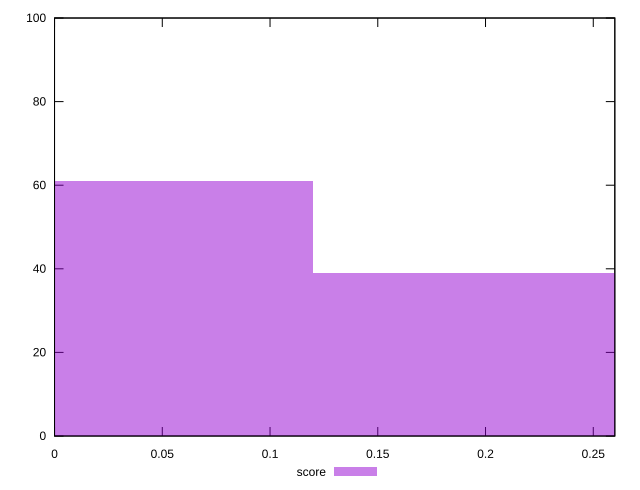

This figure's gnuplot source:
reset

$score <<EOF
0 61
0.24033204778327927 39
EOF

set key outside below
set boxwidth 0.24033204778327927
set xrange [0:0.26]
set yrange [0:100]
set trange [0:100]
set style fill transparent solid 0.5 noborder
set terminal svg size 640, 490 enhanced background rgb 'white'
set output "report_00019_2021-02-10T18-14-37.922Z//cumulative-layout-shift/samples/pages+cached+noadtech/score/histogram.svg"

plot $score title "score" with boxes

reset
